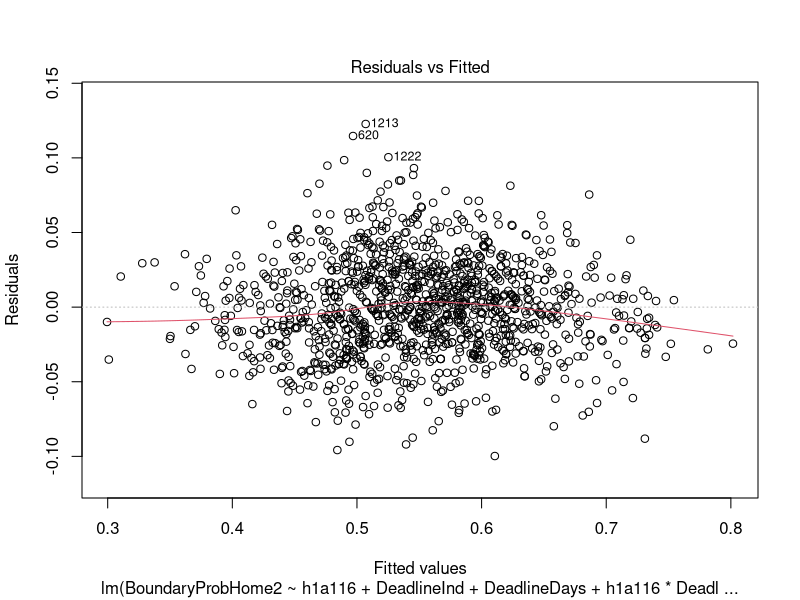
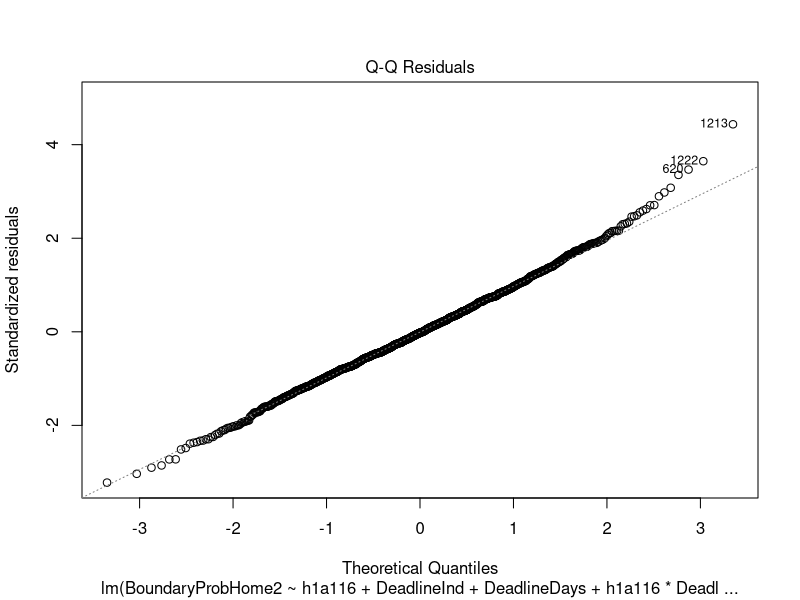
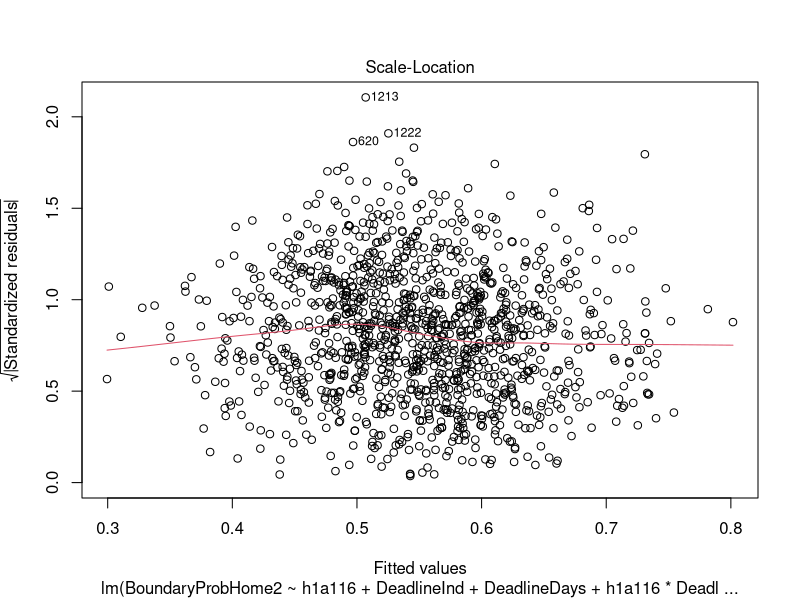
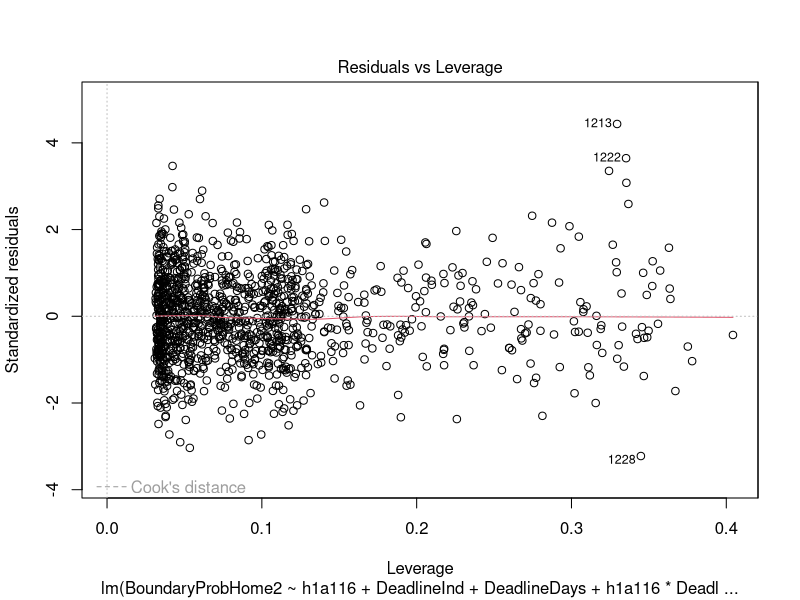
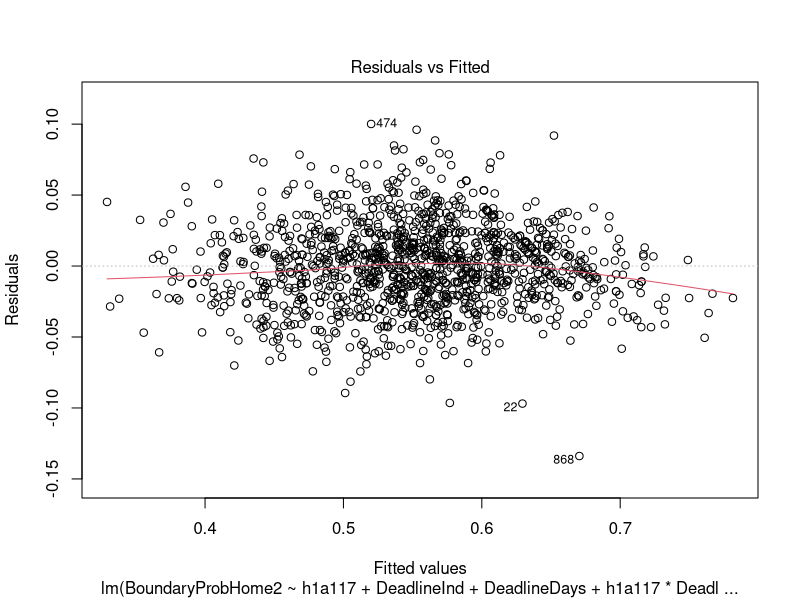
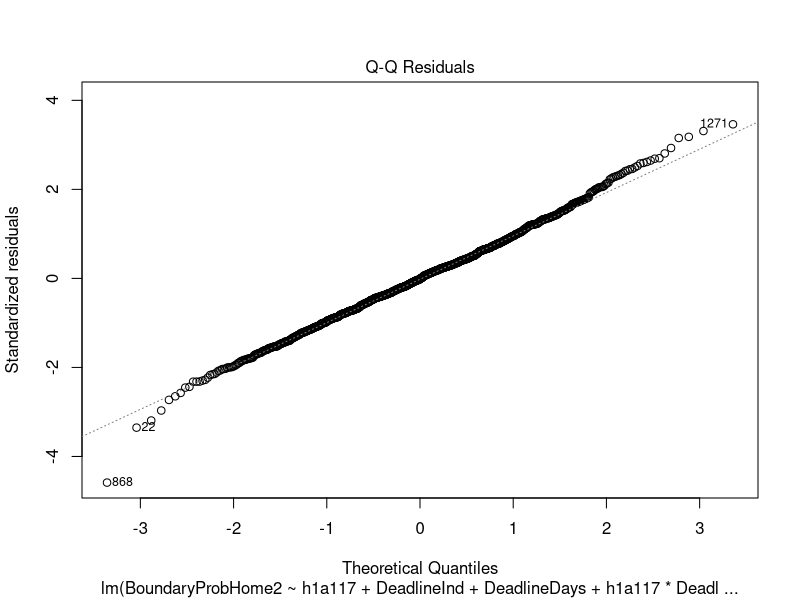
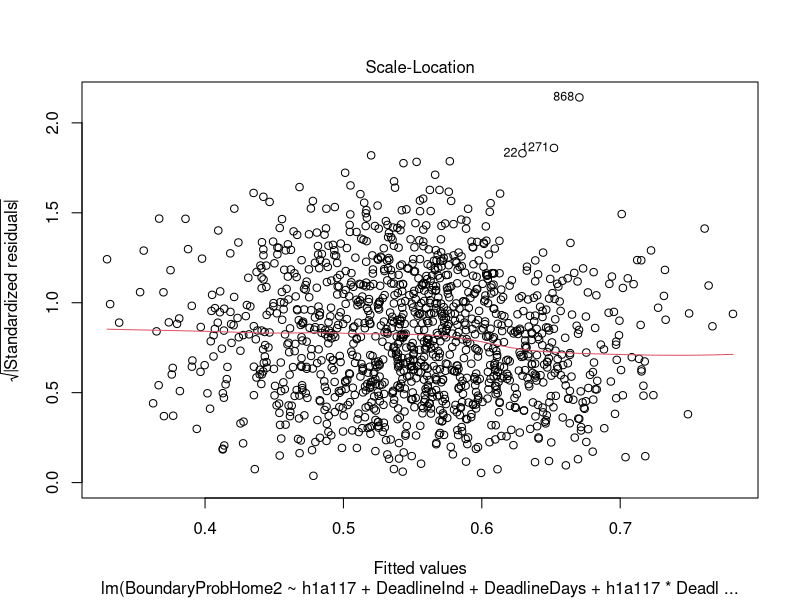
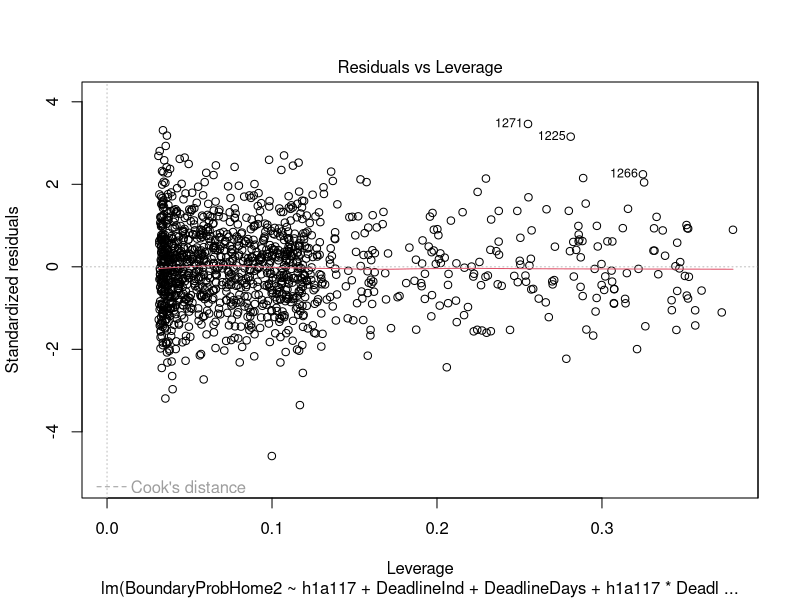

Source code (R) for these figures, in order:
library(tidyverse)
library(broom)
library(glmnet)


## 2016-2017
nhl_2016 <- readxl::read_xlsx("data/nhl odds 2016-17 (1).xlsx")

# trade deadline and date indicator variables
nhl_2016 <-
  nhl_2016 %>%
  mutate(Deadline = as.numeric(Date %in% c(301:611)),
         Year = as.numeric(Date %in% c(101:611)))

# adding date variable
nhl_2016 <- 
  nhl_2016 %>%
  mutate(Date = ifelse(Year == 0, paste(16, Date, sep = ""),
                       paste(17, Date, sep = "0")))

# convert date into a "date"
nhl_2016 <-
  nhl_2016 %>%
  mutate(Date = lubridate::ymd(Date))

# taking out playoff games
nhl_2016 <-
  nhl_2016 %>%
  filter(Date < "2017-4-12")

# making ID variable for game
nhl_2016$ID <- seq.int(nrow(nhl_2016))
nhl_2016 <-
  nhl_2016 %>%
  mutate(ID = as.integer(ID),
         ID = ID / 2,
         ID = ceiling(ID))

# indicator variable for days since trade deadline
nhl_2016 <-
  nhl_2016 %>%
  mutate(Deadline2 = Date - lubridate::ymd(20170301))

# make data wider - each row is one game
nhl_2016_home<- nhl_2016 %>%
  filter(VH=="H")
nhl_2016_away<-nhl_2016 %>%
  filter(VH=="V")
nhl_2016_wide<-bind_cols(nhl_2016_home,nhl_2016_away)

# tidy wider data
nhl_2016_wide <- 
  nhl_2016_wide[, c(1, 2, 22, 3, 4, 24, 5, 25, 6, 
                    26, 7, 27, 8, 28, 9, 29, 10, 30, 
                    11, 31, 12, 32, 13, 33, 14, 34, 15, 
                    35, 16, 36, 17, 18, 19, 20, 21, 23, 
                    37, 38, 39, 40)]
nhl_2016_neat <- 
  nhl_2016_wide[-c(4, 24, 27, 35:40)]

nhl_2016_neat <-
  nhl_2016_neat %>%
  rename("Date" = Date...1,
         "Rot Home Team" = Rot...2,
         "HomeTeam" =Team...4,
         "1st Home Team Goals" = `1st...5`,
         "2nd Home Team Goals" = `2nd...6`,
         "3rd Home Team Goals" = `3rd...7`,
         "FinalHome" = Final...8,
         "Open Home Team" = Open...9,
         "CloseHomeTeam" = Close...10,
         "Puck Line Home Team" = `Puck Line...11`,
         "Open OU" = `Open OU...13`,
         "Close OU" = `Close OU...35`,
         "DeadlineInd" = Deadline...17,
         "Year" = Year...18,
         "Game ID" = ID...19,
         "DeadlineDays" = Deadline2...20,
         "Rot Away Team" = Rot...22,
         "AwayTeam" =Team...24,
         "1st Away Team Goals" = `1st...25`,
         "2nd Away Team Goals" = `2nd...26`,
         "3rd Away Team Goals" = `3rd...27`,
         "FinalAway" = Final...28,
         "Open Away Team" = Open...29,
         "CloseAwayTeam" = Close...30,
         "Puck Line Away Team" = `Puck Line...31`,
  )

# market probabilities
nhl_2016_neat <-
  nhl_2016_neat %>%
  mutate(BoundaryProbHome = ifelse(CloseHomeTeam >= 100, 100/(CloseHomeTeam + 100),
                                   abs(CloseHomeTeam) / (100 + abs(CloseHomeTeam)))) 

nhl_2016_neat <-
  nhl_2016_neat %>%
  mutate(BoundaryProbAway = ifelse(CloseAwayTeam >= 100, 100/(CloseAwayTeam + 100),
                                   abs(CloseAwayTeam) / (100 + abs(CloseAwayTeam)))) 

nhl_2016 <- 
  nhl_2016 %>%
  mutate(BoundaryProb = ifelse(Close >= 100, 100/(Close + 100),
                               abs(Close) / (100 + abs(Close)))) 

nhl_2016_neat <-
  nhl_2016_neat %>%
  mutate(BoundaryProbHome2 = BoundaryProbHome / (BoundaryProbHome + BoundaryProbAway),
         BoundaryProbAway2 = BoundaryProbAway / (BoundaryProbAway + BoundaryProbHome))

# making model matrix for home team effect
h116 = model.matrix(~-1+nhl_2016_neat$HomeTeam)
a116 = model.matrix(~-1+nhl_2016_neat$AwayTeam)
h1a116 = h116-a116
h1a1_df16 <- as.data.frame(h1a116)
h1a1_df16 <-
  h1a1_df16 %>%
  mutate(ID = row_number())

# linear model
nhl_2016_neat <-
  nhl_2016_neat %>%
  mutate(DeadlineDays = as.numeric(DeadlineDays))

homeandaway_lm16 <- lm(BoundaryProbHome2 ~ h1a116 + DeadlineInd + DeadlineDays + h1a116 * DeadlineInd + h1a116 * DeadlineDays + h1a116 * DeadlineInd * DeadlineDays,
                       data = nhl_2016_neat)

summary(homeandaway_lm16)

plot(homeandaway_lm16)

# Calculating who won/lost trade deadline: Lasso
tidy_coef16 <- tidy(homeandaway_lm16)
# constructing lasso model
nhl_2016_neat <- 
  nhl_2016_neat %>%
  mutate(ID = row_number())

model_subset16 <-
  nhl_2016_neat %>%
  select("BoundaryProbHome2", "DeadlineInd",
         "DeadlineDays", "ID")

model_subset16 <-
  left_join(model_subset16, h1a1_df16, by = "ID")

model_subset16 <- subset(model_subset16, select = -ID)

# using model.matrix() function
model_y16 <-
  model_subset16$BoundaryProbHome2

model_x16 <- model.matrix(BoundaryProbHome2 ~ 
                            h1a116 + DeadlineInd + 
                            DeadlineDays + 
                            h1a116 * DeadlineInd + 
                            h1a116 * DeadlineDays + 
                            h1a116 * DeadlineInd * DeadlineDays,
                          data = model_subset16)[,-1]

# Lasso regression
fit_lasso_cv16 <- cv.glmnet(model_x16, model_y16, 
                            alpha = 1)

# finding who won/lost the trade deadline LASSO
tidy_coeffs16 <- coef(fit_lasso_cv16, s = "lambda.1se")
tidy_lasso_coef16 <- data.frame(name = tidy_coeffs16@Dimnames[[1]][tidy_coeffs16@i + 1], 
                                coefficient = tidy_coeffs16@x)

# cleaning to get coefficients
tidy_lasso_coef16 <- 
  rename(tidy_lasso_coef16, term = name)

tidy_lasso_coef16_tot <- left_join(tidy_coef16, tidy_lasso_coef16, by = "term")
tidy_lasso_coef16_2 <- tidy_lasso_coef16_tot[-c(2:5)] 
tidy_lasso_coef16_2[is.na(tidy_lasso_coef16_2)] = 0

# transposing df
tidy_lasso_coef16_2 <- t(tidy_lasso_coef16_2)
tidy_lasso_coef16_2 <- as.data.frame(tidy_lasso_coef16_2)

# tidying names
names(tidy_lasso_coef16_2) <- tidy_lasso_coef16_2[1,]
tidy_lasso_coef16_2 <- tidy_lasso_coef16_2[-1,]

# split by coefficients
hometeams <- tidy_lasso_coef16_2 %>%
  select(1:31)
deadlineind <- tidy_lasso_coef16_2 %>%
  select(DeadlineInd, 34:63)
deadlinedays <- tidy_lasso_coef16_2 %>%
  select(DeadlineDays, 64:93)
interaction <- tidy_lasso_coef16_2 %>%
  select(94:124)

# making data longer
hometeams2 <- gather(hometeams, Team, intercept, 2:31)
deadlineind2 <- gather(deadlineind, Team, deadline_indicator, 2:31)
deadlinedays2 <- gather(deadlinedays, Team, deadline_days, 2:31)
interaction2 <- gather(interaction, Team, deadline_interaction, 2:31)

# binding data set together
tidy_lasso_coef16_3 <- cbind(hometeams2, deadlineind2, deadlinedays2, interaction2)

# setting NAs to 0
tidy_lasso_coef16_3[is.na(tidy_lasso_coef16_3)] <- 0

# tidying
tidy_lasso_coef16_clean <- tidy_lasso_coef16_3[,-c(5,8,11)]
names(tidy_lasso_coef16_clean)[1] <- "main_intercept"

tidy_lasso_coef16_clean<-
  tidy_lasso_coef16_clean %>%
  mutate(
    main_intercept = as.numeric(main_intercept),
    intercept = as.numeric(intercept),
    DeadlineInd = as.numeric(DeadlineInd),
    deadline_indicator = as.numeric(deadline_indicator),
    DeadlineDays = as.numeric(DeadlineDays),
    deadline_days = as.numeric(deadline_days),
    `DeadlineInd:DeadlineDays` = as.numeric(`DeadlineInd:DeadlineDays`),
    deadline_interaction = as.numeric(deadline_interaction),
  )

tidy_lasso_coef16_fin <-
  tidy_lasso_coef16_clean %>%
  mutate(
    beforedeadline = main_intercept + intercept,
    atdeadline = main_intercept + intercept + (DeadlineInd + deadline_indicator),
    predictedend = main_intercept + intercept + (DeadlineInd + deadline_indicator) + 40 * (DeadlineDays + deadline_days + `DeadlineInd:DeadlineDays` + deadline_interaction),
    firstlinepredictedend = main_intercept + intercept + 40 * (DeadlineDays + deadline_days),
    diffat0 = atdeadline - beforedeadline,
    diffat40 = predictedend - firstlinepredictedend
  )


# saving data frame of coefficients and neat data
write.csv(tidy_lasso_coef16_fin, "data/coefs2016.csv")
write.csv(nhl_2016_neat, "data/nhl_2016_neat.csv")

# creating a "model" dataset including home team effect and Boundary Prob
h1a1_df16 <- as.data.frame(h1a116)
nhl_2016_neat <- 
  nhl_2016_neat %>%
  mutate(ID = row_number())
h1a1_df16 <-
  h1a1_df16 %>%
  mutate(ID = row_number())

model_subset16 <-
  nhl_2016_neat %>%
  select("BoundaryProbHome2", "BoundaryProbAway2", 
         "HomeTeam", 
         "AwayTeam",
         "DeadlineInd", 
         "DeadlineDays", "ID")

model_subset16 <- left_join(model_subset16, h1a1_df16,
                          by = "ID")

model_subset16 <- subset(model_subset16, select = -ID)

model_subset16 <-
  model_subset16 %>%
  mutate(DeadlineDays = as.numeric(DeadlineDays))

model_subset16 <-
  model_subset16 %>%
  rename("Anaheim" = `nhl_2016_neat$HomeTeamAnaheim`,
         "Arizona" = `nhl_2016_neat$HomeTeamArizona`,
         "Boston" =`nhl_2016_neat$HomeTeamBoston`,
         "Buffalo" = `nhl_2016_neat$HomeTeamBuffalo`,
         "Calgary" = `nhl_2016_neat$HomeTeamCalgary`,
         "Carolina" = `nhl_2016_neat$HomeTeamCarolina`,
         "Chicago" = `nhl_2016_neat$HomeTeamChicago`,
         "Colorado" = `nhl_2016_neat$HomeTeamColorado`,
         "Columbus" = `nhl_2016_neat$HomeTeamColumbus`,
         "Dallas" = `nhl_2016_neat$HomeTeamDallas`,
         "Detroit" = `nhl_2016_neat$HomeTeamDetroit`,
         "Edmonton" = `nhl_2016_neat$HomeTeamEdmonton`,
         "Florida" = `nhl_2016_neat$HomeTeamFlorida`,
         "LosAngeles" = `nhl_2016_neat$HomeTeamLosAngeles`,
         "Minnesota" = `nhl_2016_neat$HomeTeamMinnesota`,
         "Montreal" = `nhl_2016_neat$HomeTeamMontreal`,
         "Nashville" = `nhl_2016_neat$HomeTeamNashville`,
         "NewJersey" =`nhl_2016_neat$HomeTeamNewJersey`,
         "NYIslanders" = `nhl_2016_neat$HomeTeamNYIslanders`,
         "NYRangers" = `nhl_2016_neat$HomeTeamNYRangers`,
         "Ottawa" = `nhl_2016_neat$HomeTeamOttawa`,
         "Philadelphia" = `nhl_2016_neat$HomeTeamPhiladelphia`,
         "Pittsburgh" = `nhl_2016_neat$HomeTeamPittsburgh`,
         "SanJose" = `nhl_2016_neat$HomeTeamSanJose`,
         "St.Louis" = `nhl_2016_neat$HomeTeamSt.Louis`,
         "TampaBay" = `nhl_2016_neat$HomeTeamTampaBay`,
         "Toronto" = `nhl_2016_neat$HomeTeamToronto`,
         "Vancouver" = `nhl_2016_neat$HomeTeamVancouver`,
         "Washington" = `nhl_2016_neat$HomeTeamWashington`,
         "Winnipeg" = `nhl_2016_neat$HomeTeamWinnipeg`
  )


# Need to add Vegas, which will just be 0
model_subset16 <-
  model_subset16 %>%
  mutate(Vegas = 0)
model_subset16 = model_subset16[,c(1:34, 37, 35, 36)]


write.csv(model_subset16, "data/model_subset16.csv")


## 2017-2018
# loading data
nhl_2017 <- readxl::read_xlsx("data/nhl odds 2017-18.xlsx")

# trade deadline and date indicator variables
nhl_2017 <-
  nhl_2017 %>%
  mutate(Deadline = as.numeric(Date %in% c(226:607)),
         Year = as.numeric(Date %in% c(101:607)))

# adding date variable
nhl_2017 <-
  nhl_2017 %>%
  mutate(Date = ifelse(Year == 0, paste(2017, Date, sep = ""),
                       paste(2018, Date, sep = "0")))

# convert date into a "date"
nhl_2017 <-
  nhl_2017 %>%
  mutate(Date = lubridate::ymd(Date))

# taking out playoff games
nhl_2017 <-
  nhl_2017 %>%
  filter(Date < "2018-4-11")

# making ID variable for game
nhl_2017$ID <- seq.int(nrow(nhl_2017))
nhl_2017 <-
  nhl_2017 %>%
  mutate(ID = as.integer(ID),
         ID = ID / 2,
         ID = ceiling(ID))

# indicator variable for days since trade deadline
nhl_2017 <-
  nhl_2017 %>%
  mutate(Deadline2 = Date - lubridate::ymd(20180226))

# make data wider - each row is one game
nhl_2017_home <- nhl_2017 %>%
  filter(VH == "H")
nhl_2017_away <- nhl_2017 %>%
  filter(VH == "V")
nhl_2017_wide<-bind_cols(nhl_2017_home,nhl_2017_away)

# tidy wider data
nhl_2017_wide <- 
  nhl_2017_wide[, c(1, 2, 22, 3, 4, 24, 5,
                    25, 6, 26, 7, 27, 8, 28,
                    9, 29, 10, 30, 11, 31, 12,
                    32, 13, 33, 14, 34, 15, 35,
                    16, 36, 17, 18, 19, 20, 21,
                    23, 37, 38, 39, 40)]

nhl_2017_neat <- 
  nhl_2017_wide[-c(4, 24, 27, 35:40)]

nhl_2017_neat <-
  nhl_2017_neat %>%
  rename("Date" = Date...1,
         "Rot Home Team" = Rot...2,
         "HomeTeam" =Team...4,
         "1st Home Team Goals" = `1st...5`,
         "2nd Home Team Goals" = `2nd...6`,
         "3rd Home Team Goals" = `3rd...7`,
         "FinalHome" = Final...8,
         "Open Home Team" = Open...9,
         "CloseHomeTeam" = Close...10,
         "Puck Line Home Team" = `Puck Line...11`,
         "Open OU" = `Open OU...13`,
         "Close OU" = `Close OU...35`,
         "DeadlineInd" = Deadline...17,
         "Year" = Year...18,
         "Game ID" = ID...19,
         "DeadlineDays" = Deadline2...20,
         "Rot Away Team" = Rot...22,
         "AwayTeam" =Team...24,
         "1st Away Team Goals" = `1st...25`,
         "2nd Away Team Goals" = `2nd...26`,
         "3rd Away Team Goals" = `3rd...27`,
         "FinalAway" = Final...28,
         "Open Away Team" = Open...29,
         "CloseAwayTeam" = Close...30,
         "Puck Line Away Team" = `Puck Line...31`,
  )

# Market Probabilities
nhl_2017_neat <-
  nhl_2017_neat %>%
  mutate(BoundaryProbHome = ifelse(CloseHomeTeam >= 100, 100/(CloseHomeTeam + 100), abs(CloseHomeTeam) / (100 + abs(CloseHomeTeam)))) 

nhl_2017_neat <-
  nhl_2017_neat %>%
  mutate(BoundaryProbAway = ifelse(CloseAwayTeam >= 100, 100/(CloseAwayTeam + 100), abs(CloseAwayTeam) / (100 + abs(CloseAwayTeam)))) 

nhl_2017 <- 
  nhl_2017 %>%
  mutate(BoundaryProb = ifelse(Close >= 100, 100/(Close + 100), abs(Close) / (100 + abs(Close)))) 

nhl_2017_neat <-
  nhl_2017_neat %>%
  mutate(BoundaryProbHome2 = BoundaryProbHome / (BoundaryProbHome + BoundaryProbAway),
         BoundaryProbAway2 = BoundaryProbAway / (BoundaryProbAway + BoundaryProbHome))

# Making Model Matrix for Home Team Effect
h117 = model.matrix(~-1+nhl_2017_neat$HomeTeam)
a117 = model.matrix(~-1+nhl_2017_neat$AwayTeam)
h1a117 = h117-a117
h1a1_df17 <- as.data.frame(h1a117)
h1a1_df17 <-
  h1a1_df17 %>%
  mutate(ID = row_number())

# Linear Model
nhl_2017_neat <-
  nhl_2017_neat %>%
  mutate(DeadlineDays = as.numeric(DeadlineDays))

homeandaway_lm17 <- lm(BoundaryProbHome2 ~ h1a117 + DeadlineInd + DeadlineDays + h1a117 * DeadlineInd + h1a117 * DeadlineDays + h1a117 * DeadlineInd * DeadlineDays,
                       data = nhl_2017_neat)

summary(homeandaway_lm17)

plot(homeandaway_lm17)

## Calculating who won/lost trade deadline: Lasso Model
tidy_coef17 <- tidy(homeandaway_lm17)

# constructing lasso model
nhl_2017_neat <- 
  nhl_2017_neat %>%
  mutate(ID = row_number())

model_subset17 <-
  nhl_2017_neat %>%
  select("BoundaryProbHome2", "DeadlineInd",
         "DeadlineDays", "ID")

model_subset17 <-
  left_join(model_subset17, h1a1_df17, by = "ID")

model_subset17 <- subset(model_subset17, select = -ID)

# using model.matrix() function
model_y17 <-
  model_subset17$BoundaryProbHome2

model_x17 <- model.matrix(BoundaryProbHome2 ~ 
                            h1a117 + DeadlineInd + 
                            DeadlineDays + 
                            h1a117 * DeadlineInd + 
                            h1a117 * DeadlineDays + 
                            h1a117 * DeadlineInd * DeadlineDays,
                          data = model_subset17)[,-1]

# Lasso regression
fit_lasso_cv17 <- cv.glmnet(model_x17, model_y17, 
                          alpha = 1)

# finding who won/lost the trade deadline LASSO
tidy_coeffs17 <- coef(fit_lasso_cv17, s = "lambda.1se")
tidy_lasso_coef17 <- data.frame(name = tidy_coeffs17@Dimnames[[1]][tidy_coeffs17@i + 1], 
                                coefficient = tidy_coeffs17@x)

tidy_lasso_coef17 <- rename(tidy_lasso_coef17, term = name)

tidy_lasso_coef17_tot <- left_join(tidy_coef17, tidy_lasso_coef17, by = "term")
tidy_lasso_coef17_2 <- tidy_lasso_coef17_tot[-c(2:5)] 
tidy_lasso_coef17_2[is.na(tidy_lasso_coef17_2)] = 0

# transposing df
tidy_lasso_coef17_2 <- t(tidy_lasso_coef17_2)
tidy_lasso_coef17_2 <- as.data.frame(tidy_lasso_coef17_2)

# tidying names
names(tidy_lasso_coef17_2) <- tidy_lasso_coef17_2[1,]
tidy_lasso_coef17_2 <- tidy_lasso_coef17_2[-1,]

# split by coefficients
hometeams <- tidy_lasso_coef17_2 %>%
  select(1:32)
deadlineind <- tidy_lasso_coef17_2 %>%
  select(DeadlineInd, 35:65)
deadlinedays <- tidy_lasso_coef17_2 %>%
  select(DeadlineDays, 66:96)
interaction <- tidy_lasso_coef17_2 %>%
  select(97:128)

# making data longer
hometeams2 <- gather(hometeams, Team, intercept, 2:32)
deadlineind2 <- gather(deadlineind, Team, deadline_indicator, 2:32)
deadlinedays2 <- gather(deadlinedays, Team, deadline_days, 2:32)
interaction2 <- gather(interaction, Team, deadline_interaction, 2:32)

# binding data set together
tidy_lasso_coef17_3 <- cbind(hometeams2, deadlineind2, deadlinedays2, interaction2)

# setting NAs to 0
tidy_lasso_coef17_3[is.na(tidy_lasso_coef17_3)] <- 0

# tidying
tidy_lasso_coef17_clean <- tidy_lasso_coef17_3[,-c(5,8,11)]
names(tidy_lasso_coef17_clean)[1] <- "main_intercept"

tidy_lasso_coef17_clean<-
  tidy_lasso_coef17_clean %>%
  mutate(
    main_intercept = as.numeric(main_intercept),
    intercept = as.numeric(intercept),
    DeadlineInd = as.numeric(DeadlineInd),
    deadline_indicator = as.numeric(deadline_indicator),
    DeadlineDays = as.numeric(DeadlineDays),
    deadline_days = as.numeric(deadline_days),
    `DeadlineInd:DeadlineDays` = as.numeric(`DeadlineInd:DeadlineDays`),
    deadline_interaction = as.numeric(deadline_interaction),
  )

tidy_lasso_coef17_fin <-
  tidy_lasso_coef17_clean %>%
  mutate(
    beforedeadline = main_intercept + intercept,
    atdeadline = main_intercept + intercept + (DeadlineInd + deadline_indicator),
    predictedend = main_intercept + intercept + (DeadlineInd + deadline_indicator) + 40 * (DeadlineDays + deadline_days + `DeadlineInd:DeadlineDays` + deadline_interaction),
    firstlinepredictedend = main_intercept + intercept + 40 * (DeadlineDays + deadline_days),
    diffat0 = atdeadline - beforedeadline,
    diffat40 = predictedend - firstlinepredictedend
  )





# saving data frame of coefficients
write.csv(tidy_lasso_coef17_fin, "data/coefs2017.csv")
write.csv(nhl_2017_neat, "data/nhl_2017_neat.csv")


# creating a "model" dataset including home team effect and Boundary Prob
h1a1_df <- as.data.frame(h1a117)
nhl_2017_neat <- 
  nhl_2017_neat %>%
  mutate(ID = row_number())
h1a1_df <-
  h1a1_df %>%
  mutate(ID = row_number())

model_subset <-
  nhl_2017_neat %>%
  select("BoundaryProbHome2", "BoundaryProbAway2", 
         "HomeTeam", 
         "AwayTeam",
         "DeadlineInd", 
         "DeadlineDays", "ID")

model_subset <- left_join(model_subset, h1a1_df,
                          by = "ID")

model_subset <- subset(model_subset, select = -ID)

model_subset <-
  model_subset %>%
  mutate(DeadlineDays = as.numeric(DeadlineDays))

model_subset17 <-
  model_subset %>%
  rename("Anaheim" = `nhl_2017_neat$HomeTeamAnaheim`,
         "Arizona" = `nhl_2017_neat$HomeTeamArizona`,
         "Boston" =`nhl_2017_neat$HomeTeamBoston`,
         "Buffalo" = `nhl_2017_neat$HomeTeamBuffalo`,
         "Calgary" = `nhl_2017_neat$HomeTeamCalgary`,
         "Carolina" = `nhl_2017_neat$HomeTeamCarolina`,
         "Chicago" = `nhl_2017_neat$HomeTeamChicago`,
         "Colorado" = `nhl_2017_neat$HomeTeamColorado`,
         "Columbus" = `nhl_2017_neat$HomeTeamColumbus`,
         "Dallas" = `nhl_2017_neat$HomeTeamDallas`,
         "Detroit" = `nhl_2017_neat$HomeTeamDetroit`,
         "Edmonton" = `nhl_2017_neat$HomeTeamEdmonton`,
         "Florida" = `nhl_2017_neat$HomeTeamFlorida`,
         "LosAngeles" = `nhl_2017_neat$HomeTeamLosAngeles`,
         "Minnesota" = `nhl_2017_neat$HomeTeamMinnesota`,
         "Montreal" = `nhl_2017_neat$HomeTeamMontreal`,
         "Nashville" = `nhl_2017_neat$HomeTeamNashville`,
         "NewJersey" =`nhl_2017_neat$HomeTeamNewJersey`,
         "NYIslanders" = `nhl_2017_neat$HomeTeamNYIslanders`,
         "NYRangers" = `nhl_2017_neat$HomeTeamNYRangers`,
         "Ottawa" = `nhl_2017_neat$HomeTeamOttawa`,
         "Philadelphia" = `nhl_2017_neat$HomeTeamPhiladelphia`,
         "Pittsburgh" = `nhl_2017_neat$HomeTeamPittsburgh`,
         "SanJose" = `nhl_2017_neat$HomeTeamSanJose`,
         "St.Louis" = `nhl_2017_neat$HomeTeamSt.Louis`,
         "TampaBay" = `nhl_2017_neat$HomeTeamTampaBay`,
         "Toronto" = `nhl_2017_neat$HomeTeamToronto`,
         "Vancouver" = `nhl_2017_neat$HomeTeamVancouver`,
         "Vegas" = `nhl_2017_neat$HomeTeamVegas`,
         "Washington" = `nhl_2017_neat$HomeTeamWashington`,
         "Winnipeg" = `nhl_2017_neat$HomeTeamWinnipeg`
  )

write.csv(model_subset17, "data/model_subset.csv")

## 2018-2019
# loading data
nhl_2018 <- readxl::read_xlsx("data/nhl odds 2018-19 (1).xlsx")

# trade deadline and date indicator variables
nhl_2018 <-
  nhl_2018 %>%
  mutate(Deadline = as.numeric(Date %in% c(225:607)),
         Year = as.numeric(Date %in% c(101:607)))

# adding date variable
nhl_2018 <-
  nhl_2018 %>%
  mutate(Date = ifelse(Year == 0, paste(2018, Date, sep = ""),
                       paste(2019, Date, sep = "0")))

# convert date into a "date"
nhl_2018 <-
  nhl_2018 %>%
  mutate(Date = lubridate::ymd(Date))

# taking out playoff games
nhl_2018 <-
  nhl_2018 %>%
  filter(Date < "2019-4-10")

# making ID variable for game
nhl_2018$ID <- seq.int(nrow(nhl_2018))
nhl_2018 <-
  nhl_2018 %>%
  mutate(ID = as.integer(ID),
         ID = ID / 2,
         ID = ceiling(ID))

# indicator variable for days since trade deadline
nhl_2018 <-
  nhl_2018 %>%
  mutate(Deadline2 = Date - lubridate::ymd(20190225))

# make data wider - each row is one game
nhl_2018_home <- nhl_2018 %>%
  filter(VH == "H")
nhl_2018_away <- nhl_2018 %>%
  filter(VH == "V")
nhl_2018_wide<-bind_cols(nhl_2018_home,nhl_2018_away)

# tidy wider data
nhl_2018_wide <- 
  nhl_2018_wide[, c(1, 2, 22, 3, 4, 24, 5,
                    25, 6, 26, 7, 27, 8, 28,
                    9, 29, 10, 30, 11, 31, 12,
                    32, 13, 33, 14, 34, 15, 35,
                    16, 36, 17, 18, 19, 20, 21,
                    23, 37, 38, 39, 40)]

nhl_2018_neat <- 
  nhl_2018_wide[-c(4, 24, 27, 35:40)]

nhl_2018_neat <-
  nhl_2018_neat %>%
  rename("Date" = Date...1,
         "Rot Home Team" = Rot...2,
         "HomeTeam" =Team...4,
         "1st Home Team Goals" = `1st...5`,
         "2nd Home Team Goals" = `2nd...6`,
         "3rd Home Team Goals" = `3rd...7`,
         "FinalHome" = Final...8,
         "Open Home Team" = Open...9,
         "CloseHomeTeam" = Close...10,
         "Puck Line Home Team" = `Puck Line...11`,
         "Open OU" = `Open OU...13`,
         "Close OU" = `Close OU...35`,
         "DeadlineInd" = Deadline...17,
         "Year" = Year...18,
         "Game ID" = ID...19,
         "DeadlineDays" = Deadline2...20,
         "Rot Away Team" = Rot...22,
         "AwayTeam" =Team...24,
         "1st Away Team Goals" = `1st...25`,
         "2nd Away Team Goals" = `2nd...26`,
         "3rd Away Team Goals" = `3rd...27`,
         "FinalAway" = Final...28,
         "Open Away Team" = Open...29,
         "CloseAwayTeam" = Close...30,
         "Puck Line Away Team" = `Puck Line...31`,
  )

# Market Probabilities
nhl_2018_neat <-
  nhl_2018_neat %>%
  mutate(BoundaryProbHome = ifelse(CloseHomeTeam >= 100, 100/(CloseHomeTeam + 100), abs(CloseHomeTeam) / (100 + abs(CloseHomeTeam)))) 

nhl_2018_neat <-
  nhl_2018_neat %>%
  mutate(BoundaryProbAway = ifelse(CloseAwayTeam >= 100, 100/(CloseAwayTeam + 100), abs(CloseAwayTeam) / (100 + abs(CloseAwayTeam)))) 

nhl_2018 <- 
  nhl_2018 %>%
  mutate(BoundaryProb = ifelse(Close >= 100, 100/(Close + 100), abs(Close) / (100 + abs(Close)))) 

nhl_2018_neat <-
  nhl_2018_neat %>%
  mutate(BoundaryProbHome2 = BoundaryProbHome / (BoundaryProbHome + BoundaryProbAway),
         BoundaryProbAway2 = BoundaryProbAway / (BoundaryProbAway + BoundaryProbHome))

# Making Model Matrix for Home Team Effect
h118 = model.matrix(~-1+nhl_2018_neat$HomeTeam)
a118 = model.matrix(~-1+nhl_2018_neat$AwayTeam)
h1a118 = h118-a118
h1a1_df18 <- as.data.frame(h1a118)
h1a1_df18 <-
  h1a1_df18 %>%
  mutate(ID = row_number())

# Linear Model
nhl_2018_neat <-
  nhl_2018_neat %>%
  mutate(DeadlineDays = as.numeric(DeadlineDays))

homeandaway_lm18 <- lm(BoundaryProbHome2 ~ h1a118 + DeadlineInd +
                       DeadlineDays + h1a118 * DeadlineInd + 
                         h1a118 * DeadlineDays + 
                         h1a118 * DeadlineInd * DeadlineDays,
                       data = nhl_2018_neat)

summary(homeandaway_lm18)

plot(homeandaway_lm18)

## Calculating who won/lost trade deadline: Lasso Model
tidy_coef18 <- tidy(homeandaway_lm18)

# constructing lasso model
nhl_2018_neat <- 
  nhl_2018_neat %>%
  mutate(ID = row_number())

model_subset18 <-
  nhl_2018_neat %>%
  select("BoundaryProbHome2", "DeadlineInd",
         "DeadlineDays", "ID")

model_subset18 <-
  left_join(model_subset18, h1a1_df18, by = "ID")

model_subset18 <- subset(model_subset18, select = -ID)

# using model.matrix() function
model_y18 <-
  model_subset18$BoundaryProbHome2

model_x18 <- model.matrix(BoundaryProbHome2 ~ 
                            h1a118 + DeadlineInd + 
                            DeadlineDays + 
                            h1a118 * DeadlineInd + 
                            h1a118 * DeadlineDays + 
                            h1a118 * DeadlineInd * DeadlineDays,
                          data = model_subset18)[,-1]

# Lasso regression
fit_lasso_cv18 <- cv.glmnet(model_x18, model_y18, 
                            alpha = 1)

# finding who won/lost the trade deadline LASSO
tidy_coeffs18 <- coef(fit_lasso_cv18, s = "lambda.1se")
tidy_lasso_coef18 <- data.frame(name = tidy_coeffs18@Dimnames[[1]][tidy_coeffs18@i + 1], 
                                coefficient = tidy_coeffs18@x)

tidy_lasso_coef18 <- rename(tidy_lasso_coef18, term = name)

tidy_lasso_coef18_tot <- left_join(tidy_coef18, tidy_lasso_coef18, by = "term")
tidy_lasso_coef18_2 <- tidy_lasso_coef18_tot[-c(2:5)] 
tidy_lasso_coef18_2[is.na(tidy_lasso_coef18_2)] = 0

# transposing df
tidy_lasso_coef18_2 <- t(tidy_lasso_coef18_2)
tidy_lasso_coef18_2 <- as.data.frame(tidy_lasso_coef18_2)

# tidying names
names(tidy_lasso_coef18_2) <- tidy_lasso_coef18_2[1,]
tidy_lasso_coef18_2 <- tidy_lasso_coef18_2[-1,]

# split by coefficients
hometeams <- tidy_lasso_coef18_2 %>%
  select(1:32)
deadlineind <- tidy_lasso_coef18_2 %>%
  select(DeadlineInd, 35:65)
deadlinedays <- tidy_lasso_coef18_2 %>%
  select(DeadlineDays, 66:96)
interaction <- tidy_lasso_coef18_2 %>%
  select(97:128)

# making data longer
hometeams2 <- gather(hometeams, Team, intercept, 2:32)
deadlineind2 <- gather(deadlineind, Team, deadline_indicator, 2:32)
deadlinedays2 <- gather(deadlinedays, Team, deadline_days, 2:32)
interaction2 <- gather(interaction, Team, deadline_interaction, 2:32)

# binding data set together
tidy_lasso_coef18_3 <- cbind(hometeams2, deadlineind2, deadlinedays2, interaction2)

# setting NAs to 0
tidy_lasso_coef18_3[is.na(tidy_lasso_coef18_3)] <- 0

# tidying
tidy_lasso_coef18_clean <- tidy_lasso_coef18_3[,-c(5,8,11)]
names(tidy_lasso_coef18_clean)[1] <- "main_intercept"

tidy_lasso_coef18_clean<-
  tidy_lasso_coef18_clean %>%
  mutate(
    main_intercept = as.numeric(main_intercept),
    intercept = as.numeric(intercept),
    DeadlineInd = as.numeric(DeadlineInd),
    deadline_indicator = as.numeric(deadline_indicator),
    DeadlineDays = as.numeric(DeadlineDays),
    deadline_days = as.numeric(deadline_days),
    `DeadlineInd:DeadlineDays` = as.numeric(`DeadlineInd:DeadlineDays`),
    deadline_interaction = as.numeric(deadline_interaction),
  )

tidy_lasso_coef18_fin <-
  tidy_lasso_coef18_clean %>%
  mutate(
    beforedeadline = main_intercept + intercept,
    atdeadline = main_intercept + intercept + (DeadlineInd + deadline_indicator),
    predictedend = main_intercept + intercept + (DeadlineInd + deadline_indicator) + 40 * (DeadlineDays + deadline_days + `DeadlineInd:DeadlineDays` + deadline_interaction),
    firstlinepredictedend = main_intercept + intercept + 40 * (DeadlineDays + deadline_days),
    diffat0 = atdeadline - beforedeadline,
    diffat40 = predictedend - firstlinepredictedend
  )





# saving data frame of coefficients
write.csv(tidy_lasso_coef18_fin, "data/coefs2018.csv")
write.csv(nhl_2018_neat, "data/nhl_2018_neat.csv")


# creating a "model" dataset including home team effect and Boundary Prob
h1a1_df18 <- as.data.frame(h1a118)
nhl_2018_neat <- 
  nhl_2018_neat %>%
  mutate(ID = row_number())
h1a1_df18 <-
  h1a1_df18 %>%
  mutate(ID = row_number())

model_subset18 <-
  nhl_2018_neat %>%
  select("BoundaryProbHome2", "BoundaryProbAway2", 
         "HomeTeam", 
         "AwayTeam",
         "DeadlineInd", 
         "DeadlineDays", "ID")

model_subset18 <- left_join(model_subset18, h1a1_df18,
                          by = "ID")

model_subset18 <- subset(model_subset18, select = -ID)

model_subset18 <-
  model_subset18 %>%
  mutate(DeadlineDays = as.numeric(DeadlineDays))

model_subset18 <-
  model_subset18 %>%
  rename("Anaheim" = `nhl_2018_neat$HomeTeamAnaheim`,
         "Arizona" = `nhl_2018_neat$HomeTeamArizona`,
         "Boston" =`nhl_2018_neat$HomeTeamBoston`,
         "Buffalo" = `nhl_2018_neat$HomeTeamBuffalo`,
         "Calgary" = `nhl_2018_neat$HomeTeamCalgary`,
         "Carolina" = `nhl_2018_neat$HomeTeamCarolina`,
         "Chicago" = `nhl_2018_neat$HomeTeamChicago`,
         "Colorado" = `nhl_2018_neat$HomeTeamColorado`,
         "Columbus" = `nhl_2018_neat$HomeTeamColumbus`,
         "Dallas" = `nhl_2018_neat$HomeTeamDallas`,
         "Detroit" = `nhl_2018_neat$HomeTeamDetroit`,
         "Edmonton" = `nhl_2018_neat$HomeTeamEdmonton`,
         "Florida" = `nhl_2018_neat$HomeTeamFlorida`,
         "LosAngeles" = `nhl_2018_neat$HomeTeamLosAngeles`,
         "Minnesota" = `nhl_2018_neat$HomeTeamMinnesota`,
         "Montreal" = `nhl_2018_neat$HomeTeamMontreal`,
         "Nashville" = `nhl_2018_neat$HomeTeamNashville`,
         "NewJersey" =`nhl_2018_neat$HomeTeamNewJersey`,
         "NYIslanders" = `nhl_2018_neat$HomeTeamNYIslanders`,
         "NYRangers" = `nhl_2018_neat$HomeTeamNYRangers`,
         "Ottawa" = `nhl_2018_neat$HomeTeamOttawa`,
         "Philadelphia" = `nhl_2018_neat$HomeTeamPhiladelphia`,
         "Pittsburgh" = `nhl_2018_neat$HomeTeamPittsburgh`,
         "SanJose" = `nhl_2018_neat$HomeTeamSanJose`,
         "St.Louis" = `nhl_2018_neat$HomeTeamSt.Louis`,
         "TampaBay" = `nhl_2018_neat$HomeTeamTampaBay`,
         "Toronto" = `nhl_2018_neat$HomeTeamToronto`,
         "Vancouver" = `nhl_2018_neat$HomeTeamVancouver`,
         "Vegas" = `nhl_2018_neat$HomeTeamVegas`,
         "Washington" = `nhl_2018_neat$HomeTeamWashington`,
         "Winnipeg" = `nhl_2018_neat$HomeTeamWinnipeg`
  )

write.csv(model_subset18, "data/model_subset18.csv")

